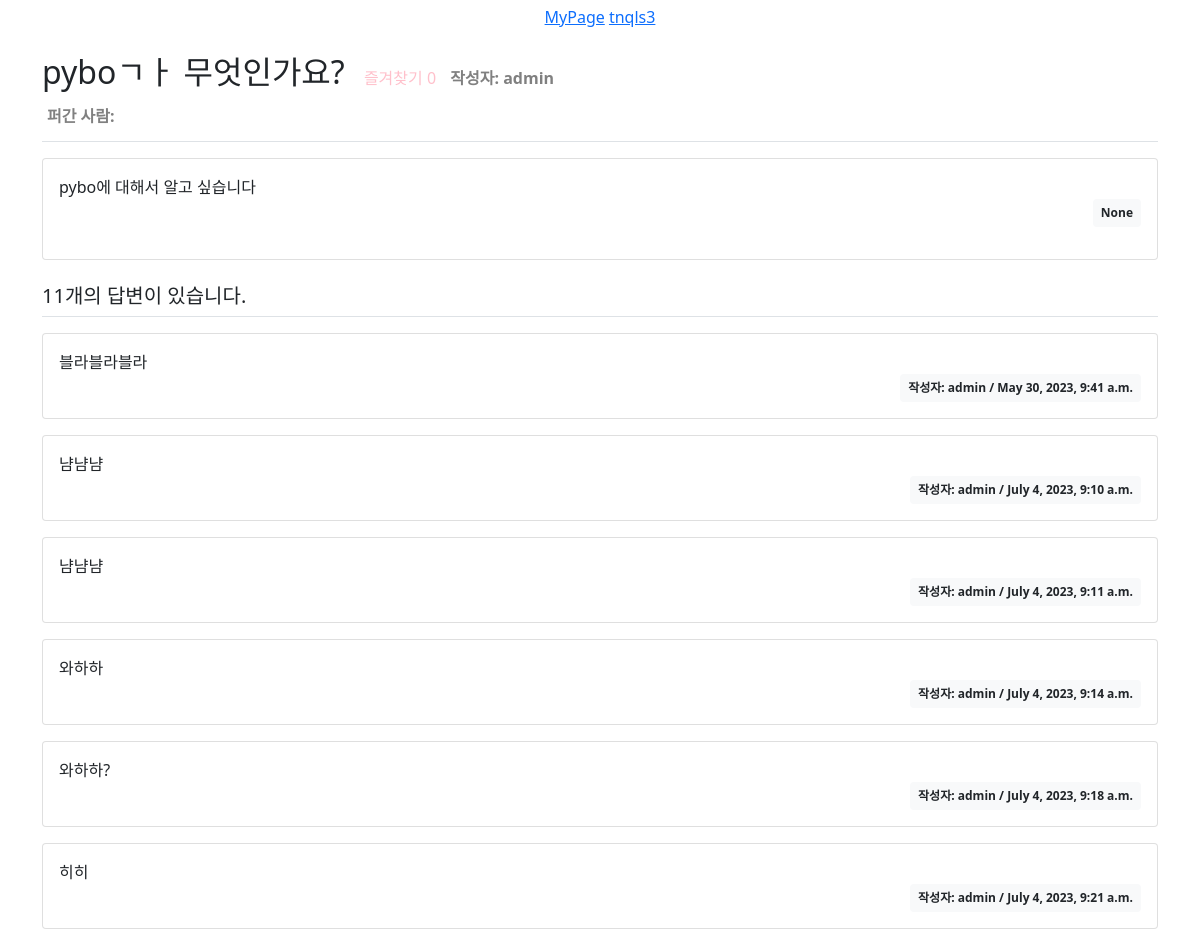
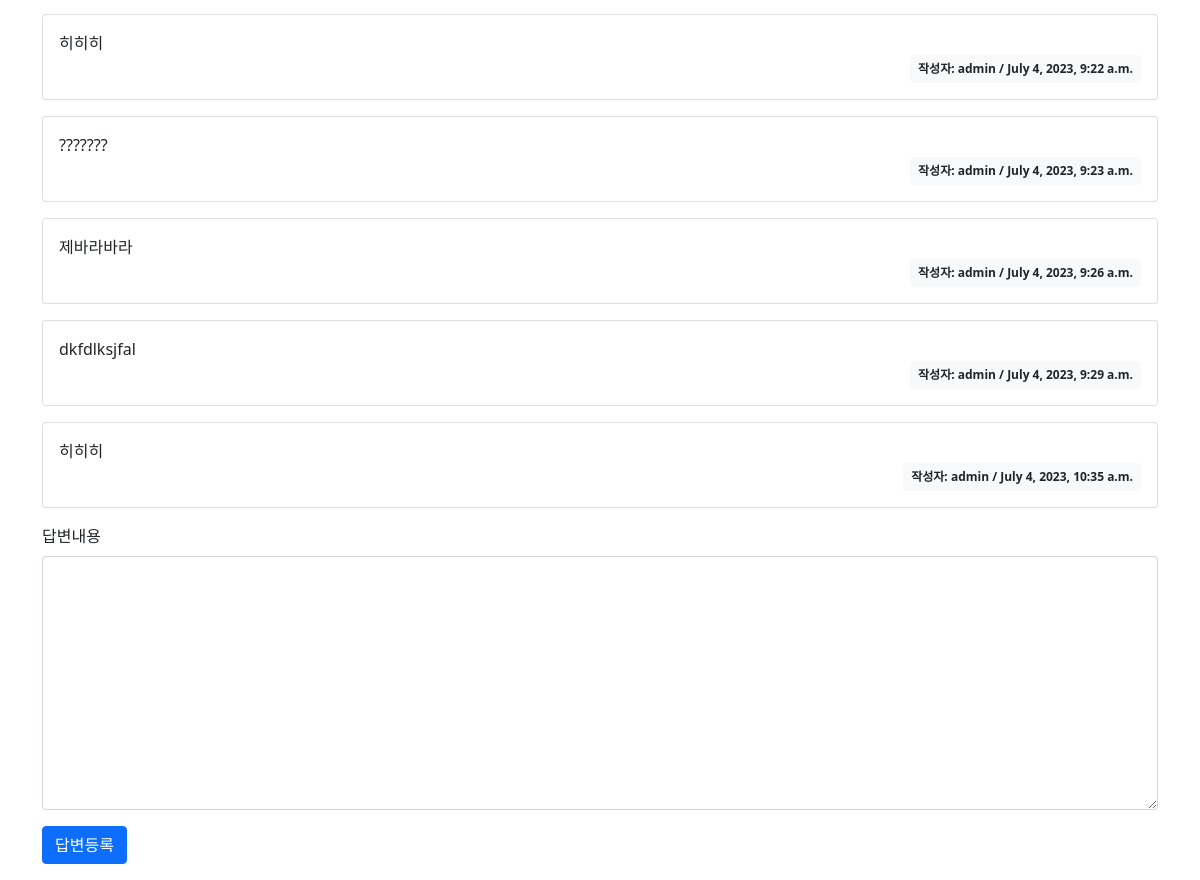
/pybo/1/ (signed in), run on the app's committed database (2 pictures, top to bottom).
### pybo/models.py (models this page shows, shortened)
class Question(models.Model):
    subject = models.CharField(max_length = 200)
    author = models.ForeignKey(User, on_delete=models.CASCADE)
    content = models.TextField()
    create_date = models.DateTimeField()
    modify_date=models.DateTimeField(null=True, blank=True)
    star = models.ManyToManyField(User, related_name='stars',blank=True)

class Answer(models.Model):
    question = models.ForeignKey(Question, on_delete = models.CASCADE)
    author = models.ForeignKey(User, on_delete=models.CASCADE)
    content = models.TextField()
    create_date = models.DateTimeField()
    modify_date=models.DateTimeField(null=True, blank=True)

### pybo/views.py (the view)
# urls.py: path('<int:question_id>/', views.detail, name='detail'),
def detail(request, question_id):
    question = get_object_or_404(Question, pk=question_id)
    answer_list = Answer.objects.filter(question_id = question_id)
    context = {'question': question, 'answer_list': answer_list}
    return render(request, 'pybo/question_detail.html', context)

### templates/pybo/question_detail.html (shortened to what this page needs)
{% extends 'common/base.html' %}
{%block content%}
<div class="container my-3">
    <div class="border-bottom py-2">
        <h2 class="question_title">{{ question.subject }}</h2>
        <a class="stars" href="{% url 'pybo:question_stars' question.id %}">즐겨찾기 {{question.star.count}}</a>
        <p class="author_info">작성자: {{question.author}}</p>
        <div>
            <p class="staruser">퍼간 사람: </p>
        </div>
    </div>
    <div class="card my-3">
        <div class="card-body">
            <div class="card-text" style="white-space: pre-line;">{{ question.content }}</div>
            <div class="d-flex justify-content-end">
                <div class="badge bg-light text-dark p-2">
                    {{ question.modify_date }}
                </div>
            </div>
        </div>
    </div>
    <h5 class="border-bottom my-3 py-2">{{question.answer_set.count}}개의 답변이 있습니다.</h5>
    {% for answer in question.answer_set.all %}
    <div class="card my-3">
        <div class="card-body">
            <div class="card-text" style="white-space: pre-line;">{{ answer.content }}</div>
            <div class="d-flex justify-content-end">
                <div class="badge bg-light text-dark p-2">
                    작성자: {{answer.author}} / {{ answer.create_date }}
                </div>
            </div>
        </div>
    </div>
    {% endfor %}
    <form action="{% url 'pybo:answer_create' question.id %}" method="post" class="my-3">
        <div class="mb-3">
            <label for="content" class="form-label">답변내용</label>
            <textarea name="content" id="content" class="form-control" rows="10"></textarea>
        </div>
        <input type="submit" value="답변등록" class="btn btn-primary">
    </form>
</div>
{% endblock %}

### templates/common/base.html (shortened to what this page needs)
{% load static %}
<!doctype html>
<html lang="ko">
<head>
    <link rel="stylesheet" type="text/css" href="{% static 'bootstrap.min.css' %}">
    <link rel="stylesheet" type="text/css" href="{% static 'style.css' %}">
</head>
<body>
<div class="info">
    {% if user.is_anonymous %}
        <a href="{%url 'common:login'%}">로그인</a>
        <a href="{%url 'common:signup'%}">회원가입</a>
    {% else %}
    <a href="{% url 'common:mypage'%}">MyPage</a>
    <a href="{% url 'common:logout' %}">{{user.username}}</a>
    {% endif %}
</div>
{% block content %}
{% endblock %}
</body>
</html>

### static/style.css (style rules this page uses)
div.info { padding:5px 5px 0px 5px; text-align: center; }
.question_title { display: inline-block; margin-right: 10px; }
.author_info { display: inline-block; font-weight: bold; color: gray; margin: 0px 5px; }
.stars { display: inline-block; margin: 0px 5px; text-decoration: none; color: pink; }
.staruser { font-weight: bold; color: gray; display:inline-block; margin:5px; }

### data on the page
Question: subject "pyboㄱㅏ 무엇인가요?", star.count "0", author "admin", content "pybo에 대해서 알고 싶습니다", modify_date "None", answer_set.count "11"
Answer: content "블라블라블라", author "admin", create_date "May 30, 2023, 9:41 a.m."
Answer: content "냠냠냠", author "admin", create_date "July 4, 2023, 9:10 a.m."
Answer: content "냠냠냠", author "admin", create_date "July 4, 2023, 9:11 a.m."
Answer: content "와하하", author "admin", create_date "July 4, 2023, 9:14 a.m."
Answer: content "와하하?", author "admin", create_date "July 4, 2023, 9:18 a.m."
Answer: content "히히", author "admin", create_date "July 4, 2023, 9:21 a.m."
Answer: content "히히히", author "admin", create_date "July 4, 2023, 9:22 a.m."
Answer: content "???????", author "admin", create_date "July 4, 2023, 9:23 a.m."
Answer: content "제바라바라", author "admin", create_date "July 4, 2023, 9:26 a.m."
Answer: content "dkfdlksjfal", author "admin", create_date "July 4, 2023, 9:29 a.m."
Answer: content "히히히", author "admin", create_date "July 4, 2023, 10:35 a.m."

### other printed values
{{ user.username }} "tnqls3"
